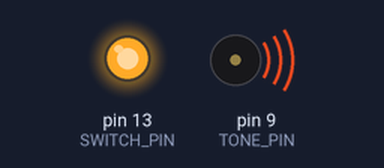
This sketch was run on a simulated Arduino Uno, built with avr-gcc and run on an emulated ATmega328P. On the bench: output pins drawn as LEDs (lit = HIGH), buzzer (waves = sounding). Sleep ends after the set time or at an interrupt.

Above: at 0.1 s.
At 38.5 s:
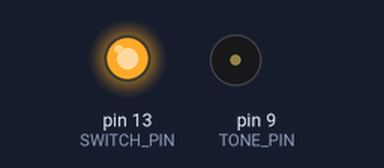
Timing chart, 0 to 40.0 s (numbered marks = the images above):
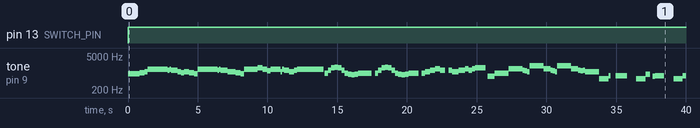

The sketch:

Bell_h.ino
```cpp
#include <avr/pgmspace.h>
#include <avr/sleep.h>
#include "rtttl.h"

#define BUTTON_PIN 2
#define TONE_PIN 9
#define SWITCH_PIN 13

#define SONGS_NUM 28

#define OCTAVE_OFFSET 0

const char song0[] PROGMEM = "ArabianN:d=16,o=6,b=63:8a#5,a#.5,c.,c#,4f.,32e,32f,8e,c#,c,c#.,c.,a#5,4f.,32e,32f,8e,c#,c#.,c.,a#5,8f.,f,g#.,f.,d#,8f.,32c#,32f,e.,c#.,e,2f";
const char song1[] PROGMEM = "TheyDont:d=4,o=5,b=125:16f,16e,16f,16e,16f,16e,8d,16e,16d,16e,16d,16e,16d,16c,16d,d,1p,16f,16e,16f,16e,16f,16e,8d,16e,16d,16e,16d,16e,16d,16c,16d,d";
const char song2[] PROGMEM = "EarthSon:d=4,o=5,b=100:8c#6,8p,16d#7,16d#7,16c#7,16g#6,8a#6,8c#7,8a#6,8f#6,8c#6,8p,16d#7,16c#7,16g#6,8a#6,8c#7,8a#6,8f#6,8c#6,8p,16d#7,16d#7,16c#7,8g#6,8c#7,8a#6,8f#6,8g#6";
const char song3[] PROGMEM = "BlackOrW:d=8,o=6,b=125:32p,b5,e,g#,a,g#,e,b5,a5,g#5,a5,2b5,p,16b5,16b5,e,g#,a,g#,e,b5,a5,g#5,a5,4b.5,p,16b5,16b5,c#,16c#,e,16e,f#.,16e,e,p,16e,16e,c#,c#,e,e,f#,e,f#,4g#.";
const char song4[] PROGMEM = "Yolochka:d=8,o=5,b=100:c,a,a,g,a,f,c,c,c,a,a,a#,g,4c.6,c6d,d,a#,a#,a,g,f,f,a,a,g,a,4f.";
const char song5[] PROGMEM = "Benny Hill:d=16,o=5,b=125:8d.,e,8g,8g,e,d,a4,b4,d,b4,8e,d,b4,a4,b4,8a4,a4,a#4,b4,d,e,d,4g,4p,d,e,d,8g,8g,e,d,a4,b4,d,b4,8e,d,b4,a4,b4,8d,d,d,f#,a,8f,4d";
const char song6[] PROGMEM = "StarWars:d=4,o=5,b=45:32p,32f#,32f#,32f#,8b.,8f#.6,32e6,32d#6,32c#6,8b.6,16f#.6,32e6,32d#6,32c#6,8b.6,16f#.6,32e6,32d#6,32e6,8c#.6";
const char song7[] PROGMEM = "JingleBe:d=8,o=6,b=125:e,e,e.,16d#,e,e,e.,16d#,e,g,c.,16d,2e,f,f,f.,16f,f,e,e,16e,16e,e,d,d,e,2d";
const char song8[] PROGMEM = "WeWishYo:d=4,o=6,b=35:16a5,16d6,32d6,32e6,32d6,32c#6,16b5,16g5,16b5,16e6,32e6,32f#6,32e6,32d6,16c#6,16a5,16c#6,16f#6,32f#6,32g6,32f#6,32e6,16d6,16b5,16a5,16b5,16e6,16c#6,8d6";
const char song9[] PROGMEM = "WeddingM:d=4,o=5,b=90:d,16g,8p,16g,g,p,d,8a,16p,16f#,g,p,d,8g,16p,16b,d6,8b,16p,16g,e,16a,8p,16b,g";
const char song10[] PROGMEM = "4Seasons:d=16,o=6,b=120:8e,8g#,8g#,8g#,f#,e,4b.,b,a,8g#,8g#,8g#,f#,e,4b.,b,a,8g#,a,b,8a,8g#,8f#,8d#,4b.";
const char song11[] PROGMEM = "Indiana:d=4,o=5,b=250:e,8p,8f,8g,8p,1c6,8p.,d,8p,8e,1f,p.,g,8p,8a,8b,8p,1f6,p,a,8p,8b,2c6,2d6,2e6,e,8p,8f,8g,8p,1c6,p,d6,8p,8e6,1f.6,g,8p,8g,e.6,8p,d6,8p,8g,e.6,8p,d6,8p,8g,f.6,8p,e6,8p,8d6,2c6";
const char song12[] PROGMEM = "Sherlock:d=4,o=6,b=100:4f.5,16f5,a5,c6,16f6,16e6,16d6,16e6,f.6,e6,8d6,16c6,16a#5,16a5,16a#5,8c6,16c6,16c6,8c6,a#5,8a5,2a5";
const char song13[] PROGMEM = "Entertainer:d=4,o=5,b=140:8d,8d#,8e,c6,8e,c6,8e,2c.6,8c6,8d6,8d#6,8e6,8c6,8d6,e6,8b,d6,2c6,p,8d,8d#,8e,c6,8e,c6,8e,2c.6,8p,8a,8g,8f#,8a,8c6,e6,8d6,8c6,8a,2d6";
const char song14[] PROGMEM = "FurElise:d=8,o=5,b=125:32p,e6,d#6,e6,d#6,e6,b,d6,c6,4a.,32p,c,e,a,4b.,32p,e,g#,b,4c.6,32p,e,e6,d#6,e6,d#6,e6,b,d6,c6,4a.,32p,c,e,a,4b.,32p,d,c6,b,2a";
const char song15[] PROGMEM = "TurkishMa:d=4,o=6,b=160:16e,16d5,16c#,16d,8f,8p,16g,16f,16e,16f,8a,8p,16a#,16a,16g#,16a,16e7,16d7,16c#7,16d7,16e7,16d7,16c#7,16d7,f7,8d7,8f7,8e7,8d7,8c7,8d7,8e7,8d7,8c7,8d7,8e7,8d7,8c7,8b,a";
const char song16[] PROGMEM = "OdeToJoy:d=4,o=6,b=100:a5,a5,a#5,c,c,a#5,a5,g5,f5,f5,g5,a5,a.5,8g5,2g5,a5,a5,a#5,c,c,a#5,a5,g5,f5,f5,g5,a5,g.5,8f5,2f5";
const char song17[] PROGMEM = "Khutor:d=8,o=6,b=125:e,e,e,e,4d,e,f,2e,4p.,g,g,g,g,e,4f,g,f,2e,2p";
const char song18[] PROGMEM = "Moscow:d=8,o=6,b=100:4f#,4g#,b,a,4e.,4b5,a5,e.,16d,2f,g,f,4e,d,c,4e,4d,2a.5";
const char song19[] PROGMEM = "Moscow2:d=4,o=6,b=100:8c7,c.7,8b,b.,8b,8b,8a,8b,8c7,a,8p,8c7,c.7,8b,8b,8a,8b,8c7,a,p,p,p";
const char song20[] PROGMEM = "Vodyanoy:d=8,o=6,b=100:p,f,e,d,2b,p,e,d,c,2a,p,c,b5,a5,4f.,g#5,a5,a5,2p.";
const char song21[] PROGMEM = "Schastye:d=4,o=5,b=125:a,a,a,a,8a,a#,8d,2c#,g,g,g,g,8g,a,8c#,2d";
const char song22[] PROGMEM = "Zaytsy:d=4,o=5,b=175:2a,2c6,a,8a,2e.,2a,2c6,a,8a,2f.,2d,2f,e,8e,2b4.,e,d,c,d,1e";
const char song23[] PROGMEM = "Medvedi:d=4,o=5,b=175:d,8d,8f,a,d,e,e,2p,c#,8c#,8e,a,c#,d,2p.,d,8d,8f,a,d,e,e,2p,g,f,e,g,2a.,p";
const char song24[] PROGMEM = "Serdtse:d=8,o=5,b=120:f,g,a,f,d,b4,a4,a4,f.,16c#,d.,16a4,4a4,4p,f,g,4a.,a,a#,f,f,a#,2c6";
const char song25[] PROGMEM = "Gena:d=8,o=5,b=150:g,g#,4g,c,d,d#,c,g,g#,4g,d,d#,f,d,g,g#,4g,d,d#,4d,g,g#,2g.";
const char song26[] PROGMEM = "Oblaka:d=4,o=5,b=175:c,f,g#,1c6,4p,c#6,c6,c#6,c6,a#,g#,c6,4g";
const char song27[] PROGMEM = "Mushketery:d=8,o=6,b=125:g5,e,e,e,e,e,d,d,16e,d.,c,b5,16c,e.5,p,e5,c,a5,c,16d,e.,16d,c.,e,d,e,d,16a5,d.";

const char* const songs[] PROGMEM = {song0, song1, song2, song3, song4, song5, song6, song7, song8, song9,//
                                     song10,song11,song12,song13,song14,song15,song16,song17,song18,song19,//
                                     song20,song21,song22,song23,song24,song25,song26,song27};
long songnumber = 0;

Rtttl player;

void setup(void)
{
    pinMode(BUTTON_PIN, INPUT);
    pinMode(SWITCH_PIN, OUTPUT);
}

void wakeUpNow()
{
}

void loop(void)
{
    sleep_enable();
    attachInterrupt(0, wakeUpNow, LOW);
    set_sleep_mode(SLEEP_MODE_PWR_DOWN);
    cli();
    sleep_bod_disable();
    sei();
    sleep_cpu();
    /* wake up here */
    detachInterrupt(0);
    sleep_disable();

    digitalWrite(SWITCH_PIN, HIGH);
    player.begin(TONE_PIN);
    player.play_P((char*)pgm_read_word(&(songs[songnumber])), OCTAVE_OFFSET);
    digitalWrite(SWITCH_PIN, LOW);
    songnumber = (songnumber + 3) % SONGS_NUM;
}
```

notes.h
```cpp
#define NOTE_B0  31
#define NOTE_C1  33
#define NOTE_CS1 35
#define NOTE_D1  37
#define NOTE_DS1 39
#define NOTE_E1  41
#define NOTE_F1  44
#define NOTE_FS1 46
#define NOTE_G1  49
#define NOTE_GS1 52
#define NOTE_A1  55
#define NOTE_AS1 58
#define NOTE_B1  62
#define NOTE_C2  65
#define NOTE_CS2 69
#define NOTE_D2  73
#define NOTE_DS2 78
#define NOTE_E2  82
#define NOTE_F2  87
#define NOTE_FS2 93
#define NOTE_G2  98
#define NOTE_GS2 104
#define NOTE_A2  110
#define NOTE_AS2 117
#define NOTE_B2  123
#define NOTE_C3  131
#define NOTE_CS3 139
#define NOTE_D3  147
#define NOTE_DS3 156
#define NOTE_E3  165
#define NOTE_F3  175
#define NOTE_FS3 185
#define NOTE_G3  196
#define NOTE_GS3 208
#define NOTE_A3  220
#define NOTE_AS3 233
#define NOTE_B3  247
#define NOTE_C4  262
#define NOTE_CS4 277
#define NOTE_D4  294
#define NOTE_DS4 311
#define NOTE_E4  330
#define NOTE_F4  349
#define NOTE_FS4 370
#define NOTE_G4  392
#define NOTE_GS4 415
#define NOTE_A4  440
#define NOTE_AS4 466
#define NOTE_B4  494
#define NOTE_C5  523
#define NOTE_CS5 554
#define NOTE_D5  587
#define NOTE_DS5 622
#define NOTE_E5  659
#define NOTE_F5  698
#define NOTE_FS5 740
#define NOTE_G5  784
#define NOTE_GS5 831
#define NOTE_A5  880
#define NOTE_AS5 932
#define NOTE_B5  988
#define NOTE_C6  1047
#define NOTE_CS6 1109
#define NOTE_D6  1175
#define NOTE_DS6 1245
#define NOTE_E6  1319
#define NOTE_F6  1397
#define NOTE_FS6 1480
#define NOTE_G6  1568
#define NOTE_GS6 1661
#define NOTE_A6  1760
#define NOTE_AS6 1865
#define NOTE_B6  1976
#define NOTE_C7  2093
#define NOTE_CS7 2217
#define NOTE_D7  2349
#define NOTE_DS7 2489
#define NOTE_E7  2637
#define NOTE_F7  2794
#define NOTE_FS7 2960
#define NOTE_G7  3136
#define NOTE_GS7 3322
#define NOTE_A7  3520
#define NOTE_AS7 3729
#define NOTE_B7  3951
#define NOTE_C8  4186
#define NOTE_CS8 4435
#define NOTE_D8  4699
#define NOTE_DS8 4978
```

rtttl.h
```cpp
// A fun sketch to demonstrate the use of the Tone library.
// By Brett Hagman
// bhagman@roguerobotics.com
// www.roguerobotics.com

// To mix the output of the signals to output to a small speaker (i.e. 8 Ohms or higher),
// simply use 1K Ohm resistors from each output pin and tie them together at the speaker.
// Don't forget to connect the other side of the speaker to ground!

// You can get more RTTTL (RingTone Text Transfer Language) songs from
// http://code.google.com/p/rogue-code/wiki/ToneLibraryDocumentation

#pragma once

#if defined(ARDUINO) && ARDUINO >= 100
# include "Arduino.h"
#else
# include "WProgram.h"
# include "pins_arduino.h"
#endif

#include <avr/pgmspace.h>
#include "notes.h"

#define isdigit(n) (n >= '0' && n <= '9')

inline char read_byte(const char *p, bool pgm) {
	if (pgm)
		return pgm_read_byte(p);
	else
		return *p;
}

const uint16_t notes[] PROGMEM = {
    0, //
	NOTE_C4, //
	NOTE_CS4, //
	NOTE_D4, //
	NOTE_DS4, //
	NOTE_E4, //
	NOTE_F4, //
	NOTE_FS4, //
	NOTE_G4, //
	NOTE_GS4, //
	NOTE_A4, //
	NOTE_AS4, //
	NOTE_B4, //

	NOTE_C5, //
	NOTE_CS5, //
	NOTE_D5, //
	NOTE_DS5, //
	NOTE_E5, //
	NOTE_F5, //
	NOTE_FS5, //
	NOTE_G5, //
	NOTE_GS5, //
	NOTE_A5, //
	NOTE_AS5, //
	NOTE_B5, //

	NOTE_C6, //
	NOTE_CS6, //
	NOTE_D6, //
	NOTE_DS6, //
	NOTE_E6, //
	NOTE_F6, //
	NOTE_FS6, //
	NOTE_G6, //
	NOTE_GS6, //
	NOTE_A6, //
	NOTE_AS6, //
	NOTE_B6, //

	NOTE_C7, //
	NOTE_CS7, //
	NOTE_D7, //
	NOTE_DS7, //
	NOTE_E7, //
	NOTE_F7, //
	NOTE_FS7, //
	NOTE_G7, //
	NOTE_GS7, //
	NOTE_A7, //
	NOTE_AS7, //
	NOTE_B7, //

	2*NOTE_C7, //
	2*NOTE_CS7, //
	2*NOTE_D7, //
	2*NOTE_DS7, //
	2*NOTE_E7, //
	2*NOTE_F7, //
	2*NOTE_FS7, //
	2*NOTE_G7, //
	2*NOTE_GS7, //
	2*NOTE_A7, //
	2*NOTE_AS7, //
	2*NOTE_B7, //
};

/*
 *
 * playing RTTTL music files in blocking mode
 * http://en.wikipedia.org/wiki/Ring_Tone_Transfer_Language
 *
 * based on Tone library demo
 *
 */
class Rtttl {
	uint8_t _pinSpk;
#ifdef _Tone_h
	Tone m_tone;
#endif

public:
	Rtttl() {
		//		this->begin(tonePin);
	}

    void begin(uint8_t tonePin) {
		this->_pinSpk = tonePin;
#ifdef _Tone_h
		this->m_tone.begin(tonePin);
#endif
	}
#ifdef _Tone_h
	void _tone(uint16_t freq) {
		this->m_tone.play(freq);
	}

    void _noTone() {
		this->m_tone.stop();
	}
#else

void _tone(uint16_t freq) {
		tone(this->_pinSpk, freq);
	}

    void _noTone() {
		noTone(this->_pinSpk);
	}
#endif

    void play_P(const char *p, uint8_t octave_offset = 0) {
		_play(p, octave_offset, true);
	}

    void play(const char *p, uint8_t octave_offset = 0) {
		_play(p, octave_offset, false);
	}

	void _play(const char *p, uint8_t octave_offset, bool pgm) {
		byte default_dur = 4;
		byte default_oct = 6;
		int bpm = 63;
		int num;
		long wholenote;
		long duration;
		byte note;
		byte scale;
		while (read_byte(p, pgm) != ':') p++; // ignore name
		p++;
		if (read_byte(p, pgm) == 'd') {
			p++;
			p++; // skip "d="
			num = 0;
			while (isdigit(read_byte(p, pgm))) {
				num = (num * 10) + (read_byte(p, pgm) - '0');
				p++;
			}
			if (num > 0)
				default_dur = num;
			p++;
		}
		if (read_byte(p, pgm) == 'o') {
			p++;
			p++; // skip "o="
			num = read_byte(p, pgm) - '0';
			p++;
			if (num >= 3 && num <= 7)
				default_oct = num;
			p++;
		}
		if (read_byte(p, pgm) == 'b') {
			p++;
			p++; // skip "b="
			num = 0;
			while (isdigit(read_byte(p, pgm))) {
				num = (num * 10) + (read_byte(p, pgm) - '0');
				p++;
			}
			bpm = num;
			p++;
		}
		wholenote = (60 * 1000L / bpm) * 4; // this is the time for whole note (in milliseconds)
		while (read_byte(p, pgm)) {
			num = 0;
			while (isdigit(read_byte(p, pgm))) {
				num = (num * 10) + (read_byte(p, pgm) - '0');
				p++;
			}
			if (num)
				duration = wholenote / num;
			else
				duration = wholenote / default_dur;
			note = 0;
			switch (read_byte(p, pgm)) {
                case 'c':
                    note = 1;
                    break;
                case 'd':
                    note = 3;
                    break;
                case 'e':
                    note = 5;
                    break;
                case 'f':
                    note = 6;
                    break;
                case 'g':
                    note = 8;
                    break;
                case 'a':
                    note = 10;
                    break;
                case 'b':
                    note = 12;
                    break;
                case 'p':
                default:
                    note = 0;
			}
			p++;
			if (read_byte(p, pgm) == '#') {
				note++;
				p++;
			}
			if (read_byte(p, pgm) == '.') {
				duration += duration / 2;
				p++;
			}
			if (isdigit(read_byte(p, pgm))) {
				scale = read_byte(p, pgm) - '0';
				p++;
			}
			else {
				scale = default_oct;
			}
			scale += octave_offset;
			if (read_byte(p, pgm) == ',')
                p++; // skip comma for next note (or we may be at the end)

			// now play the note
			if (note) {
				_tone(pgm_read_word(&notes[(scale - 4) * 12 + note]));
				delay(duration);
				_noTone();
			}
			else {
				delay(duration);
			}
		}
	}
};
```

Measured:
- by itself, pin 13 (SWITCH_PIN): LOW → HIGH at 0.00 s
- by itself, tone on pin 9 (TONE_PIN): plays 932 Hz for 0.83 s, 1047 Hz for 0.36 s, 1109 Hz for 0.24 s, 1397 Hz for 1.4 s, 1319 Hz for 0.12 s, 1397 Hz for 0.12 s … (90 notes in this stretch)
